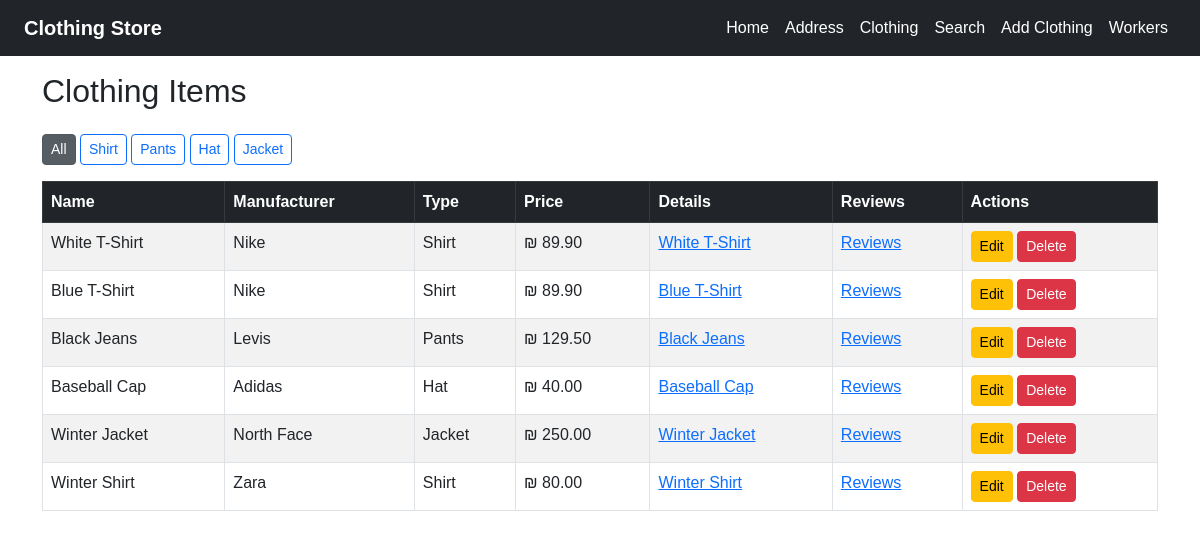
Before: /clothing/ with the older database file.
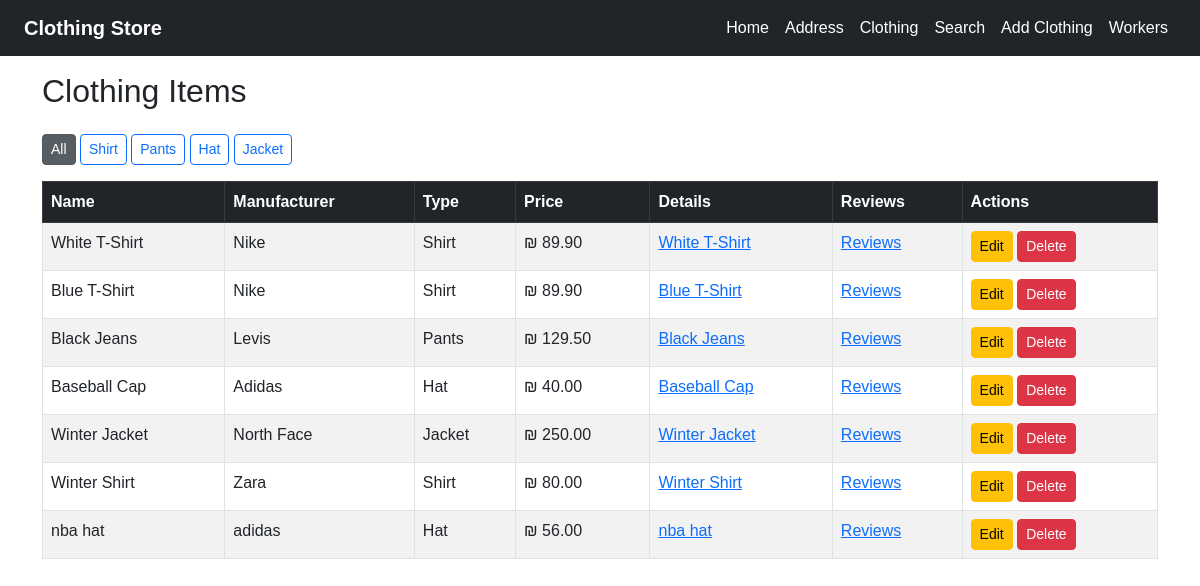
After: the same page with the newer database file.
### clothing/models.py (models this page shows, shortened)
class TypeModel(models.Model):
    name = models.CharField(max_length=100)

class ClothingModel(models.Model):
    name = models.CharField(max_length=100)
    manufacturer = models.CharField(max_length=100)
    price = models.DecimalField(max_digits=8, decimal_places=2, validators=[MinValueValidator(0), MaxValueValidator(1000)])
    type = models.ForeignKey(TypeModel, on_delete=models.CASCADE,related_name='clothing_items')

### clothing/views.py (the view)
# urls.py: path('', views.product_list, name='product_list'),
def product_list(request):
    type_id=request.GET.get('type')
    if type_id:
        clothes=ClothingModel.objects.filter(type_id=type_id)
    else:
        clothes=ClothingModel.objects.all()
    types=TypeModel.objects.all()
    return render(request, 'clothing/product_list.html',{
        'clothes':clothes,
        'types':types,
        'selected_type':int(type_id) if type_id else None
    })

### clothing/templates/clothing/product_list.html (shortened to what this page needs)
{% extends 'layout.html' %}
{% block content %}
<div class="container mt-5">
    <h2 class="mb-4">Clothing Items</h2>
    <div class="mb-3">
        <a href="{% url 'product_list' %}" class="btn btn-secondary btn-sm {% if not selected_type %}active{% endif %}">All</a>
        {% for type in types %}
            <a href="?type={{ type.id }}" class="btn btn-outline-primary btn-sm {% if selected_type == type.id %}active{% endif %}">
                {{ type.name }}
            </a>
        {% endfor %}
    </div>
    <table class="table table-bordered table-striped">
        <thead class="table-dark">
            <tr>
                <th>Name</th>
                <th>Manufacturer</th>
                <th>Type</th>
                <th>Price</th>
                <th>Details</th>
                <th>Reviews</th>
                <th>Actions</th>
            </tr>
        </thead>
        <tbody>
            {% for item in clothes %}
            <tr>
                <td>{{ item.name }}</td>
                <td>{{ item.manufacturer }}</td>
                <td>{{ item.type.name }}</td>
                <td>₪ {{ item.price }}</td>
                <td>
                    <a href="{% url 'clothing_detail' item.pk %}">
                        {{ item.name }}
                    </a>
                </td>
                <td>
                    <a href="{% url 'clothing_reviews' item.pk %}">
                        Reviews
                    </a>
                </td>
                <td>
                    <a href="{% url 'update_clothing' item.pk %}" class="btn btn-sm btn-warning">Edit</a>
                    <a href="{% url 'delete_clothing' item.pk %}" class="btn btn-sm btn-danger">Delete</a>
                </td>
            </tr>
            {% empty %}
            <tr>
                <td colspan="8" class="text-center">No items found.</td>
            </tr>
            {% endfor %}
        </tbody>
    </table>
</div>
{% endblock %}

Changed rows visible on the page:
added ClothingModel: name "nba hat", manufacturer "adidas", type.name "Hat", price "56.00"
